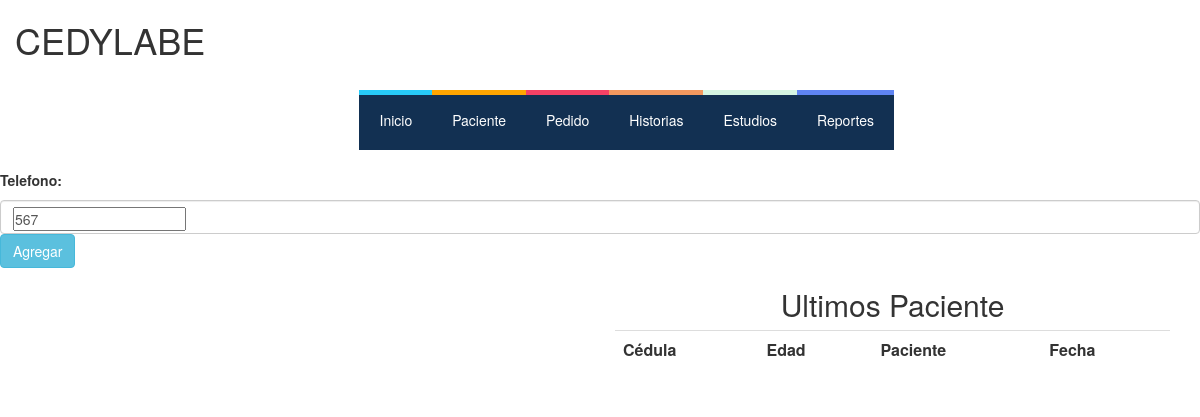
Before: /editar/paciente/7/ with the older database file.
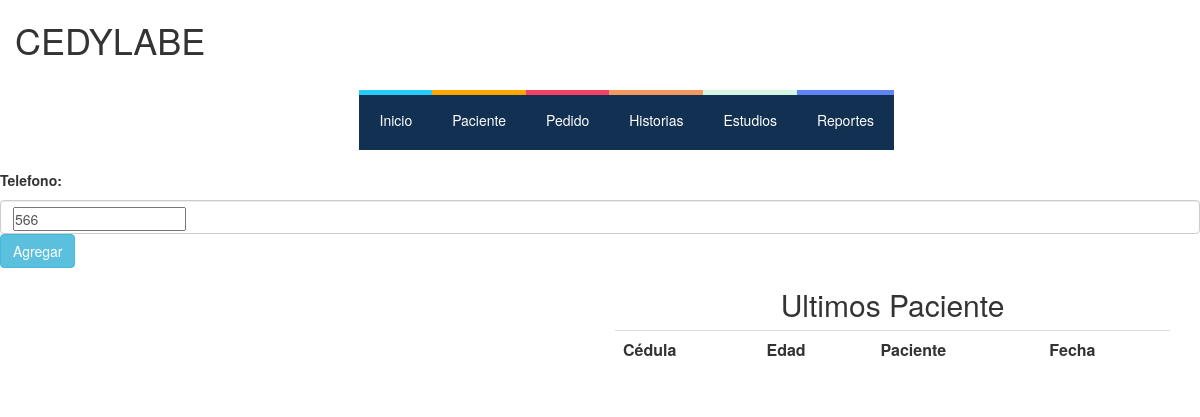
After: the same page with the newer database file.
### hcapp/models.py (models this page shows, shortened)
class Paciente (models.Model):
    Cedula = models.IntegerField(null=False, blank=False, unique=True) # es necesaria?
    Nombre = models.CharField(max_length=128, null=False, blank=False)
    Apellido = models.CharField(max_length=128, null=False, blank=False)
    Telefono = models.IntegerField(validators=[MaxValueValidator(9999999999)], null=True, blank=True)
    Fecha_nacimiento= models.DateField(null= True, blank=True)
    Fecha_ingreso= models.DateField(auto_now=True, auto_now_add=False)
    '''def save(self, *args, **kwargs):
        if not self.Edad:
            self.Edad = calculate_age(self.Fecha_nacimiento)
        super(Paciente, self).save(*args, **kwargs)'''

### hcapp/views.py (the view)
# urls.py: url(r'^editar/paciente/(?P<pk>[0-9]+)/$',views.EditarPaciente.as_view() ,name="Editar-Pacientes"),
class EditarPaciente (generic.UpdateView):
    model= Paciente
    fields = ['Telefono']

### hcapp - copia/templates/hcapp/paciente_form.html (shortened to what this page needs)
{% extends "hcapp/index.html" %}
{% load staticfiles %}
{% block contenido %}
      <form action="" method="post" enctype="multipart/form-data" role="form">
{% include 'hcapp/form_template.html' %}
				<button type="submit" class="btn btn-info">
						Agregar
					</button>
</form>
          <div class="container">
            <div class="row">
              <div class="col-md-4">
              </div>
              <div class="col-md-2">
              </div>
              <div class="col-md-6">
                <div class="table responsive" align="center">
                    <table class="table" >
                              <tr colspan="5" align="center"><h2>Ultimos Paciente</h2></tr>
                            <tr>
                                <th>Cédula</th>
                                <th>Edad</th>
                                <th>Paciente</th>
                                <th>Fecha</th>
                            </tr>
                    </table>
                </div>
              </div>
            </div>
          </div>
{% endblock contenido %}

### hcapp - copia/templates/hcapp/form_template.html (shortened to what this page needs)
{% for field in form%}
{% load staticfiles %}
	<label>  {{field.label_tag}} </label>
		<div class="form-control"> {{ field }} </div>
{% endfor %}

Changed rows visible on the page:
changed Paciente: Telefono "567" → "566"
